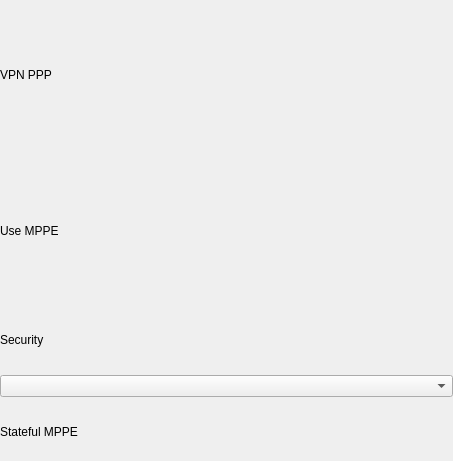
<?xml version="1.0" encoding="UTF-8"?>
<ui version="4.0">
 <class>VpnPpp</class>
 <widget class="QWidget" name="VpnPpp">
  <property name="geometry">
   <rect>
    <x>0</x>
    <y>0</y>
    <width>453</width>
    <height>461</height>
   </rect>
  </property>
  <property name="windowTitle">
   <string>VpnPpp</string>
  </property>
  <layout class="QVBoxLayout" name="verticalScrollAreaWidgetContentsLayout">
   <property name="leftMargin">
    <number>0</number>
   </property>
   <property name="topMargin">
    <number>0</number>
   </property>
   <property name="rightMargin">
    <number>0</number>
   </property>
   <property name="bottomMargin">
    <number>0</number>
   </property>
   <item>
    <widget class="QLabel" name="label">
     <property name="text">
      <string>VPN PPP</string>
     </property>
    </widget>
   </item>
   <item>
    <layout class="QHBoxLayout" name="useMPPELayout">
     <item>
      <widget class="QLabel" name="label_2">
       <property name="text">
        <string>Use MPPE</string>
       </property>
      </widget>
     </item>
     <item>
      <spacer name="horizontalSpacer">
       <property name="orientation">
        <enum>Qt::Horizontal</enum>
       </property>
       <property name="sizeHint" stdset="0">
        <size>
         <width>40</width>
         <height>20</height>
        </size>
       </property>
      </spacer>
     </item>
    </layout>
   </item>
   <item>
    <widget class="QWidget" name="mppeWidget" native="true">
     <layout class="QVBoxLayout" name="m_verticalDeviceWidgetLayout">
      <property name="leftMargin">
       <number>0</number>
      </property>
      <property name="topMargin">
       <number>0</number>
      </property>
      <property name="rightMargin">
       <number>0</number>
      </property>
      <property name="bottomMargin">
       <number>0</number>
      </property>
      <item>
       <widget class="QLabel" name="label_3">
        <property name="text">
         <string>Security</string>
        </property>
       </widget>
      </item>
      <item>
       <widget class="OptionsComboBox" name="mppeSecurity">
        <property name="sizePolicy">
         <sizepolicy hsizetype="Preferred" vsizetype="Fixed">
          <horstretch>0</horstretch>
          <verstretch>0</verstretch>
         </sizepolicy>
        </property>
       </widget>
      </item>
      <item>
       <layout class="QHBoxLayout" name="statefulMPPELayout">
        <item>
         <widget class="QLabel" name="label_4">
          <property name="text">
           <string>Stateful MPPE</string>
          </property>
         </widget>
        </item>
        <item>
         <spacer name="horizontalSpacer_2">
          <property name="orientation">
           <enum>Qt::Horizontal</enum>
          </property>
          <property name="sizeHint" stdset="0">
           <size>
            <width>40</width>
            <height>20</height>
           </size>
          </property>
         </spacer>
        </item>
       </layout>
      </item>
     </layout>
    </widget>
   </item>
   <item>
    <layout class="QVBoxLayout" name="optionsLayout"/>
   </item>
  </layout>
 </widget>
 <customwidgets>
  <customwidget>
   <class>OptionsComboBox</class>
   <extends>QComboBox</extends>
   <header location="global">options-combobox.h</header>
  </customwidget>
 </customwidgets>
 <resources/>
 <connections/>
</ui>
